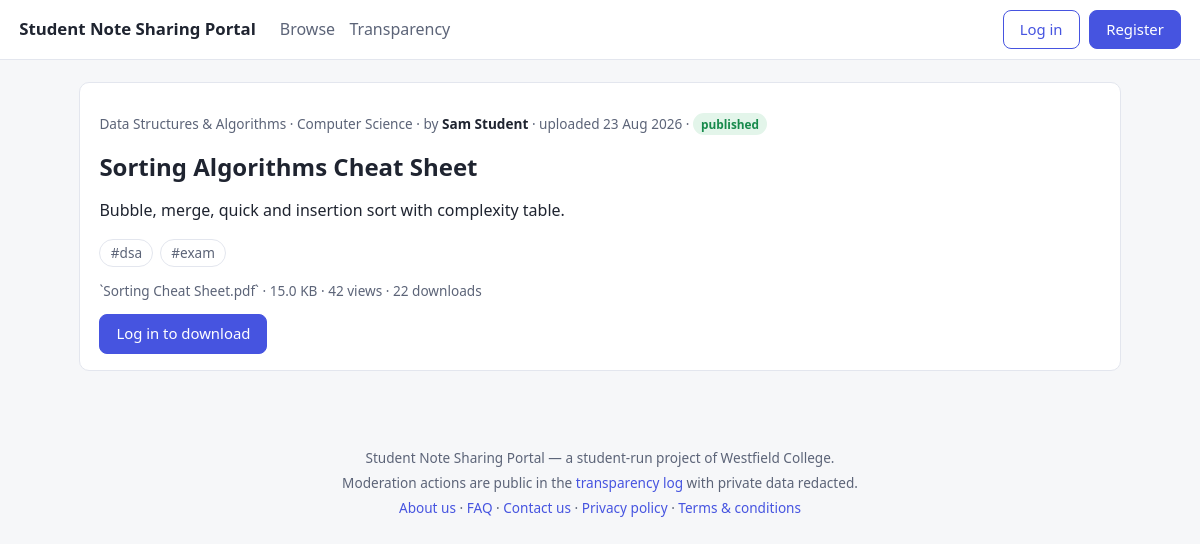
Screenshot of /note.php?id=2 with the database file from the repository.
### tables this page shows
CREATE TABLE notes (
  id                 INT UNSIGNED AUTO_INCREMENT PRIMARY KEY,
  uploader_id        INT UNSIGNED NOT NULL,
  subject_id         INT UNSIGNED NOT NULL,
  title              VARCHAR(200) NOT NULL,
  description        TEXT,
  status             ENUM('draft','pending','published','rejected','removed')
                       NOT NULL DEFAULT 'pending',
  file_ref           VARCHAR(64) NOT NULL,
  original_name      VARCHAR(255) NOT NULL,
  mime               VARCHAR(100) NOT NULL,
  size_bytes         INT UNSIGNED NOT NULL,
  ownership_attested TINYINT(1) NOT NULL,
  view_count         INT UNSIGNED NOT NULL DEFAULT 0,
  download_count     INT UNSIGNED NOT NULL DEFAULT 0,
  created_at         TIMESTAMP NOT NULL DEFAULT CURRENT_TIMESTAMP,
  published_at       TIMESTAMP NULL,
  FOREIGN KEY (uploader_id) REFERENCES users(id),
  FOREIGN KEY (subject_id) REFERENCES subjects(id),
  INDEX notes_status_created_idx (status, created_at),
  INDEX notes_subject_idx (subject_id),
  FULLTEXT KEY notes_search_idx (title, description),
  CONSTRAINT notes_title_len CHECK (CHAR_LENGTH(title) BETWEEN 3 AND 200),
  CONSTRAINT notes_attested CHECK (ownership_attested = 1)
);

CREATE TABLE subjects (
  id        INT UNSIGNED AUTO_INCREMENT PRIMARY KEY,
  course_id INT UNSIGNED NOT NULL,
  name      VARCHAR(150) NOT NULL,
  UNIQUE KEY subjects_course_name_uq (course_id, name),
  FOREIGN KEY (course_id) REFERENCES courses(id) ON DELETE CASCADE
);

CREATE TABLE courses (
  id             INT UNSIGNED AUTO_INCREMENT PRIMARY KEY,
  institution_id INT UNSIGNED NOT NULL,
  name           VARCHAR(150) NOT NULL,
  UNIQUE KEY courses_inst_name_uq (institution_id, name),
  FOREIGN KEY (institution_id) REFERENCES institutions(id)
);

CREATE TABLE users (
  id              INT UNSIGNED AUTO_INCREMENT PRIMARY KEY,
  institution_id  INT UNSIGNED NOT NULL,
  email           VARCHAR(150) NOT NULL UNIQUE,
  password_hash   VARCHAR(255) NOT NULL,
  display_name    VARCHAR(100) NOT NULL,
  role            ENUM('student','moderator','admin') NOT NULL DEFAULT 'student',
  created_at      TIMESTAMP NOT NULL DEFAULT CURRENT_TIMESTAMP,
  FOREIGN KEY (institution_id) REFERENCES institutions(id)
);

CREATE TABLE tags (
  id   INT UNSIGNED AUTO_INCREMENT PRIMARY KEY,
  name VARCHAR(100) NOT NULL UNIQUE
);

### includes/db.php (called while the page is built, shortened)
<?php
function db(): PDO
{
    static $pdo = null;
    if ($pdo instanceof PDO) {
        return $pdo;
    }
    $dsn = 'mysql:host=' . DB_HOST . ';dbname=' . DB_NAME . ';charset=utf8mb4';
    try {
        $pdo = new PDO($dsn, DB_USER, DB_PASS, [
            PDO::ATTR_ERRMODE            => PDO::ERRMODE_EXCEPTION,
            PDO::ATTR_DEFAULT_FETCH_MODE => PDO::FETCH_ASSOC,
            PDO::ATTR_EMULATE_PREPARES   => false,
        ]);
    } catch (PDOException $e) {
        http_response_code(503);
        die('Database unavailable — is MySQL running and the note_portal schema imported? (Server said: ' . htmlspecialchars($e->getMessage()) . ')');
    }
    return $pdo;
}
function query(string $sql, array $params = []): PDOStatement
{
    $stmt = db()->prepare($sql);
    $stmt->execute($params);
    return $stmt;
}

### includes/auth.php (called while the page is built, shortened)
<?php
require_once __DIR__ . '/db.php';
require_once __DIR__ . '/functions.php';
function current_user(): ?array
{
    if (array_key_exists('op_user', $GLOBALS)) {
        return $GLOBALS['op_user'] ?: null;
    }
    $id = filter_var($_SESSION['user_id'] ?? null, FILTER_VALIDATE_INT);
    if (! $id) {
        return $GLOBALS['op_user'] = null;
    }
    $row = query('SELECT id, email, display_name, role, institution_id FROM users WHERE id = ?', [$id])->fetch();
    return $GLOBALS['op_user'] = $row ?: null;
}

### note.php (the view, shortened to what this page needs)
<?php
require_once __DIR__ . '/includes/auth.php';
$id = filter_input(INPUT_GET, 'id', FILTER_VALIDATE_INT);
$note = query(
    "SELECT n.*, s.name AS subject, s.course_id, c.name AS course,
            u.display_name AS uploader
     FROM notes n
     JOIN subjects s ON s.id = n.subject_id
     JOIN courses  c ON c.id = s.course_id
     JOIN users    u ON u.id  = n.uploader_id
     WHERE n.id = ?",
    [$id]
)->fetch();
$user        = current_user();
$isOwner     = $user && (int) $user['id'] === (int) $note['uploader_id'];
$isModerator = can_moderate();
if ($note['status'] === 'published' && ! $isOwner) {
    $note['view_count']++;
}
$tags = query(
    'SELECT t.name FROM tags t JOIN note_tags nt ON nt.tag_id = t.id WHERE nt.note_id = ? ORDER BY t.name',
    [$id]
)->fetchAll();
require __DIR__ . '/includes/header.php';
?>
<article class="card stack">
  <p class="meta">
    <?= e($note['subject']) ?> · <?= e($note['course']) ?>
    · by <b><?= e($note['uploader']) ?></b>
    · uploaded <?= e(date('j M Y', strtotime($note['created_at']))) ?>
    · <?= status_badge($note['status']) ?>
  </p>
  <h1 style="margin:0"><?= e($note['title']) ?></h1>
  <p style="white-space:pre-line"><?= e($note['description'] ?? '') ?></p>
  <?php if ($tags): ?>
  <div class="chips" style="margin-bottom:0">
    <?php foreach ($tags as $t): ?>
      <a class="chip" href="index.php?tag=<?= e($t['name']) ?>">#<?= e($t['name']) ?></a>
    <?php endforeach; ?>
  </div>
  <?php endif; ?>
  <p class="meta">
    `<?= e($note['original_name']) ?>` ·
    <?= number_format($note['size_bytes'] / 1024, 1) ?> KB ·
    <?= (int) $note['view_count'] ?> views · <?= (int) $note['download_count'] ?> downloads
  </p>
  <div class="submit-row">
    <?php if ($note['status'] === 'published'): ?>
      <?php if ($user): ?>
        <a class="btn" href="download.php?id=<?= (int) $note['id'] ?>">Download</a>
      <?php else: ?>
        <a class="btn" href="login.php">Log in to download</a>
      <?php endif; ?>
    <?php elseif ($isOwner || $isModerator): ?>
      <span class="muted">File stored (<code><?= e($note['file_ref']) ?></code>) — downloads unlock when published.</span>
    <?php endif; ?>
  </div>
</article>
<?php require __DIR__ . '/includes/footer.php'; ?>

### includes/functions.php (shortened to what this page needs)
<?php
function e(mixed $value): string
{
    return htmlspecialchars((string) $value, ENT_QUOTES, 'UTF-8');
}
function status_badge(string $status): string
{
    $map = [
        'draft'     => ['draft', 'badge-draft'],
        'pending'   => ['pending review', 'badge-pending'],
        'published' => ['published', 'badge-ok'],
        'rejected'  => ['rejected', 'badge-bad'],
        'removed'   => ['removed', 'badge-bad'],
    ];
    [$label, $class] = $map[$status] ?? [$status, ''];
    return '<span class="badge ' . $class . '">' . e($label) . '</span>';
}

### assets/style.css (style rules this page uses)
:root { --bg: #f6f7f9; --card: #ffffff; --ink: #1f2430; --muted: #68708a26; --muted-text: #5c6478; --brand: #4654e0; --brand-dark: #3a45c4; --ok: #178a4c; --bad: #c0392b; --warn: #b7791f; --line: #e3e6ee; }
* { box-sizing: border-box; }
body { margin: 0; font: 16px/1.55 "Segoe UI", system-ui, -apple-system, sans-serif; color: var(--ink); background: var(--bg); }
a { color: var(--brand); text-decoration: none; }
.card { background: var(--card); border: 1px solid var(--line); border-radius: 10px; padding: 1rem 1.2rem; }
.meta { color: var(--muted-text); font-size: .85rem; }
.meta b { color: var(--ink); font-weight: 600; }
.badge { display: inline-block; padding: .1rem .5rem; border-radius: 999px; font-size: .74rem; font-weight: 600; background: #eef0f5; color: var(--muted-text); }
.badge-ok { background: #e3f5ea; color: var(--ok); }
.btn { display: inline-block; padding: .45rem 1rem; border-radius: 8px; background: var(--brand); color: #fff; border: 1px solid var(--brand); font-size: .93rem; cursor: pointer; text-decoration: none; }
.submit-row { margin-top: 1.2rem; display: flex; gap: .7rem; }
.chips { display: flex; gap: .4rem; flex-wrap: wrap; margin-bottom: 1rem; }
.chip { padding: .15rem .65rem; border: 1px solid var(--line); border-radius: 999px; font-size: .85rem; color: var(--muted-text); background: var(--card); }
.stack > * + * { margin-top: .8rem; }

### rows the page displays
notes: subject.name "Data Structures & Algorithms", courses.name "Computer Science", uploader.display_name "Sam Student", created_at "23 Aug 2026", status "published", title "Sorting Algorithms Cheat Sheet", description "Bubble, merge, quick and insertion sort with complexity table.", original_name "Sorting Cheat Sheet.pdf", $note['size_bytes']/1024 "15.0", download_count "22"
tags: name "dsa"
tags: name "exam"

### other values shown
APP_NAME "Student Note Sharing Portal"
$note['view_count'] "42"
